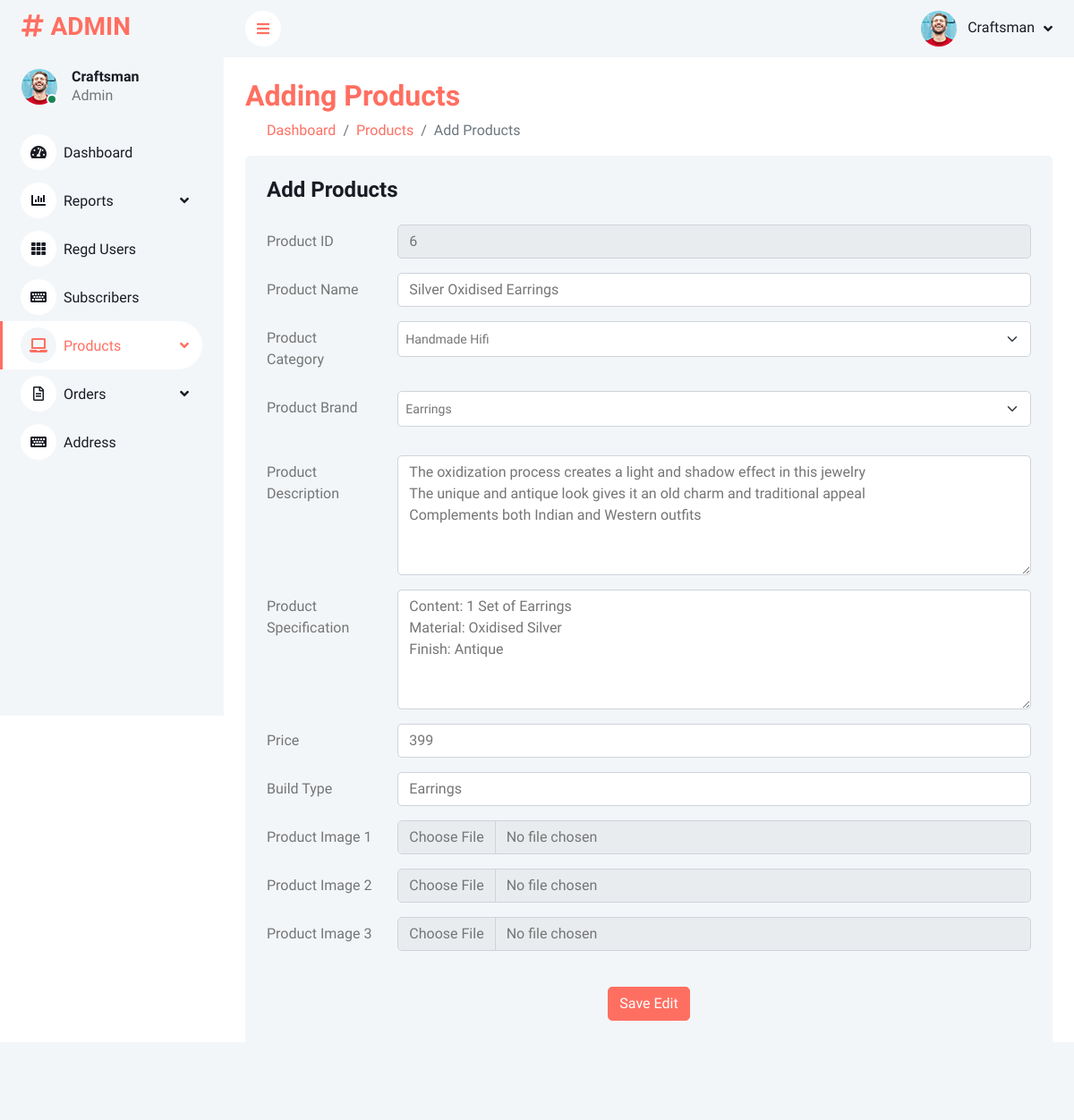
Screenshot of /admin/editeproduct.php?product_id=6 with the database file from the repository.
### tables this page shows
CREATE TABLE `product` (
  `product_id` int(11) NOT NULL,
  `name` text NOT NULL,
  `description` text NOT NULL,
  `specification` text NOT NULL,
  `brand` text NOT NULL,
  `price` int(11) NOT NULL,
  `category` text NOT NULL,
  `build_type` text NOT NULL,
  `image1` text NOT NULL,
  `image2` text NOT NULL,
  `image3` text NOT NULL
);

### admin/editeproduct.php (the view, shortened to what this page needs)
<?php
$con=mysqli_connect("localhost","root","","Craftsea");
$product_id=$_GET['product_id'];
?>
<!DOCTYPE html>
<html lang="en">
<head>
      <link href="https://cdnjs.cloudflare.com/ajax/libs/font-awesome/5.10.0/css/all.min.css" rel="stylesheet">
      <link href="https://cdn.jsdelivr.net/npm/bootstrap-icons@1.4.1/font/bootstrap-icons.css" rel="stylesheet">
      <link href="lib/owlcarousel/assets/owl.carousel.min.css" rel="stylesheet">
      <link href="lib/tempusdominus/css/tempusdominus-bootstrap-4.min.css" rel="stylesheet" />
      <link href="css/bootstrap.min.css" rel="stylesheet">
      <link href="css/style.css" rel="stylesheet">
</head>
<body>
      <div class="container-fluid position-relative bg-white d-flex p-0">
            <div class="sidebar pe-4 pb-3">
                  <nav class="navbar bg-light navbar-light">
                        <a href="index.php" class="navbar-brand mx-4 mb-3">
                              <h3 class="text-primary"><i class="fa fa-hashtag me-2"></i>ADMIN</h3>
                        </a>
                        <div class="d-flex align-items-center ms-4 mb-4">
                              <div class="position-relative">
                                    <img class="rounded-circle" src="img/user.jpg" alt="" style="width: 40px; height: 40px;">
                                    <div
                                          class="bg-success rounded-circle border border-2 border-white position-absolute end-0 bottom-0 p-1">
                                    </div>
                              </div>
                              <div class="ms-3">
                                    <h6 class="mb-0">Craftsman</h6>
                                    <span>Admin</span>
                              </div>
                        </div>
                        <div class="navbar-nav w-100">
                              <a href="index.php" class="nav-item nav-link"><i
                                          class="fa fa-tachometer-alt me-2"></i>Dashboard</a>
                              <div class="nav-item dropdown">
                                    <a href="#" class="nav-link dropdown-toggle" data-bs-toggle="dropdown"><i
                                                class="fa fa-chart-bar me-2"></i>Reports</a>
                              </div>
                              <a href="regusers.php" class="nav-item nav-link"><i class="fa fa-th me-2"></i>Regd
                                    Users</a>
                              <a href="subscribers.php" class="nav-item nav-link"><i
                                          class="fa fa-keyboard me-2"></i>Subscribers</a>
                              <div class="nav-item dropdown">
                                    <a href="#" class="nav-link active dropdown-toggle" data-bs-toggle="dropdown"><i
                                                class="fa fa-laptop me-2"></i>Products</a>
                              </div>
                              <div class="nav-item dropdown">
                                    <a href="#" class="nav-link dropdown-toggle" data-bs-toggle="dropdown"><i
                                                class="far fa-file-alt me-2"></i>Orders</a>
                              </div>
                              <a href="shipaddress.php" class="nav-item nav-link"><i class="fa fa-keyboard me-2"></i>Address</a>
                        </div>
                  </nav>
            </div>
            <div class="content">
                  <nav class="navbar navbar-expand bg-light navbar-light sticky-top px-4 py-0">
                        <a href="#" class="sidebar-toggler flex-shrink-0">
                              <i class="fa fa-bars"></i>
                        </a>
                        <div class="navbar-nav align-items-center ms-auto">
                              <div class="nav-item dropdown">
                                    <a href="#" class="nav-link dropdown-toggle" data-bs-toggle="dropdown">
                                          <img class="rounded-circle me-lg-2" src="img/user.jpg" alt=""
                                                style="width: 40px; height: 40px;">
                                          <span class="d-none d-lg-inline-flex">Craftsman</span>
                                    </a>
                              </div>
                        </div>
                  </nav>
            <div class="container-fluid pt-4 px-4">
                  <div class="row g-4">
                        <div class="col-sm-12 col-xl-12">
                              <h2 style="color:#FF6F61  ;">
                                    Adding Products
                              </h2>
                              <div class="breadcrumb-wrap">
                                    <div class="container-fluid">
                                          <ul class="breadcrumb">
                                                <li class="breadcrumb-item">
                                                      <a href="dashboard.html">Dashboard</a>
                                                </li>
                                                <li class="breadcrumb-item"><a href="dashboard.html">Products</a></li>
                                                <li class="breadcrumb-item active">Add Products</li>
                                          </ul>
                                    </div>
                              </div>
                              <div class="bg-light rounded h-100 p-4">
                                    <h4 class="mb-4">Add Products</h4>
                                    <?php
                                        $stmt=mysqli_prepare($con,"SELECT * FROM product WHERE product_id=?");
                                        mysqli_stmt_bind_param($stmt,"i",$product_id);
                                        mysqli_stmt_execute($stmt);
                                        $result=mysqli_stmt_get_result($stmt);
                                        while($row = mysqli_fetch_assoc($result))
                                        {
                                    ?>
                                    <form method="get" action="editeproduct.php?product_id=1">
                                            <div class="row mb-3">
                                                <label for="product_id" class="col-sm-2 col-form-label">Product ID</label>
                                                <div class="col-sm-10">
                                                      <input type="text" readonly value="<?php echo htmlspecialchars($row['product_id']);?>" class="form-control" name="product_id" id="product_id">
                                                </div>
                                          </div>
                                          <div class="row mb-3">
                                                <label for="productname" class="col-sm-2 col-form-label">Product Name</label>
                                                <div class="col-sm-10">
                                                      <input type="text" value="<?php echo htmlspecialchars($row['name']);?>" class="form-control" name="productname" id="productname">
                                                </div>
                                          </div>
                                          <div class="row mb-3">
                                                <label for="category" class="col-sm-2 col-form-label">Product Category</label>
                                                <div class="col-sm-10">
                                                      <select class="form-select form-select-sm mb-3" style="height: 40px;" aria-label=".form-select-sm example" id="category" name="category">
                                                            <option value="Handmade_Hifi">Handmade Hifi</option>
                                                      </select>
                                                </div>
                                          </div>
                                          <div class="row mb-3">
                                                <label for="brand" class="col-sm-2 col-form-label">Product Brand</label>
                                                <div class="col-sm-10">
                                                      <select class="form-select form-select-sm mb-3" style="height: 40px;" aria-label=".form-select-sm example" id="brand" name="brand">
                                                            <option value="Earrings">Earrings</option>
                                                      </select>
                                                </div>
                                          </div>
                                          <div class="row mb-3">
                                                <label for="description" class="col-sm-2 col-form-label">Product Description</label>
                                                <div class="col-sm-10">
                                                      <textarea name="description" id="description" class="form-control" cols="30" rows="5"><?php echo htmlspecialchars($row['description']);?></textarea>
                                                </div>
                                          </div>
                                          <div class="row mb-3">
                                                <label for="specification" class="col-sm-2 col-form-label">Product Specification</label>
                                                <div class="col-sm-10">
                                                      <textarea name="specification" id="specification" class="form-control" cols="30" rows="5"><?php echo htmlspecialchars($row['specification']);?></textarea>
                                                </div>
                                          </div>
                                          <div class="row mb-3">
                                                <label for="price" class="col-sm-2 col-form-label">Price</label>
                                                <div class="col-sm-10">
                                                      <input type="number" value="<?php echo htmlspecialchars($row['price']);?>" class="form-control" id="price" name="price">
                                                </div>
                                          </div>
                                          <div class="row mb-3">
                                                <label for="buildtype" class="col-sm-2 col-form-label">Build Type</label>
                                                <div class="col-sm-10">
                                                      <input type="text" value="<?php echo htmlspecialchars($row['build_type']);?>" class="form-control" id="buildtype" name="buildtype">
                                                </div>
                                          </div>
                                          <div class="row mb-3">
                                                <label for="formFile1" class="col-sm-2 col-form-label">Product Image 1</label>
                                                <div class="col-sm-10">
                                                      <input class="form-control" value="<?php echo htmlspecialchars($row['image1']);?>" name="image1" type="file" accept="image/png, image/jpg, image/jpeg" id="formFile1">
                                                </div>
                                          </div>
                                          <div class="row mb-3">
                                                <label for="formFile2" class="col-sm-2 col-form-label">Product Image 2</label>
                                                <div class="col-sm-10">
                                                      <input class="form-control" value="<?php echo htmlspecialchars($row['image2']);?>" name="image2" type="file" accept="image/png, image/jpg, image/jpeg" id="formFile2">
                                                </div>
                                          </div>
                                          <div class="row mb-3">
                                                <label for="formFile3" class="col-sm-2 col-form-label">Product Image 3</label>
                                                <div class="col-sm-10">
                                                      <input class="form-control" value="<?php echo htmlspecialchars($row['image3']);?>" name="image3" type="file" accept="image/png, image/jpg, image/jpeg" id="image3">
                                                </div>
                                          </div>
                                          <br>
                                          <center>
                                                <button type="submit" class="btn btn-primary">Save Edit</button>
                                          </center>
                                    </form>
                                    <?php
                                        }
                                    ?>
                              </div>
                        </div>
            </div>
      </div>
</body>
</html>

### admin/css/style.css (style rules this page uses)
:root { --primary: #FF6F61; --light: #F3F6F9; --dark: #191C24; }
.btn { transition: .5s; }
.btn.btn-primary { color: #FFFFFF; }
.sidebar { position: fixed; top: 0; left: 0; bottom: 0; width: 250px; height: 100vh; overflow-y: auto; background: var(--light); transition: 0.5s; z-index: 999; }
.content { margin-left: 250px; min-height: 100vh; background: #FFFFFF; transition: 0.5s; }
@media (min-width: 992px) { .sidebar { margin-left: 0; } }
@media (min-width: 992px) { .content { width: calc(100% - 250px); } }
.sidebar .navbar .navbar-nav .nav-link { padding: 7px 20px; color: var(--dark); font-weight: 500; border-left: 3px solid var(--light); border-radius: 0 30px 30px 0; outline: none; }
.sidebar .navbar .navbar-nav .nav-link:hover, .sidebar .navbar .navbar-nav .nav-link.active { color: var(--primary); background: #FFFFFF; border-color: var(--primary); }
.sidebar .navbar .navbar-nav .nav-link i { width: 40px; height: 40px; display: inline-flex; align-items: center; justify-content: center; background: #FFFFFF; border-radius: 40px; }
.sidebar .navbar .navbar-nav .nav-link:hover i, .sidebar .navbar .navbar-nav .nav-link.active i { background: var(--light); }
.sidebar .navbar .dropdown-toggle::after { position: absolute; top: 15px; right: 15px; border: none; content: "\f107"; font-family: "Font Awesome 5 Free"; font-weight: 900; transition: .5s; }
.content .navbar .navbar-nav .nav-link { margin-left: 25px; padding: 12px 0; color: var(--dark); outline: none; }
.content .navbar .sidebar-toggler, .content .navbar .navbar-nav .nav-link i { width: 40px; height: 40px; display: inline-flex; align-items: center; justify-content: center; background: #FFFFFF; border-radius: 40px; }
.content .navbar .dropdown-toggle::after { margin-left: 6px; vertical-align: middle; border: none; content: "\f107"; font-family: "Font Awesome 5 Free"; font-weight: 900; transition: .5s; }

### rows the page displays
product: product_id "6", productname "Silver Oxidised Earrings", description "The oxidization process creates a light and shadow effect in this jewelry The unique and antique look gives it an old charm and traditional appeal Complements both Indian and Western outfits", specification "Content: 1 Set of Earrings Material: Oxidised Silver Finish: Antique", price "399", buildtype "Earrings"
